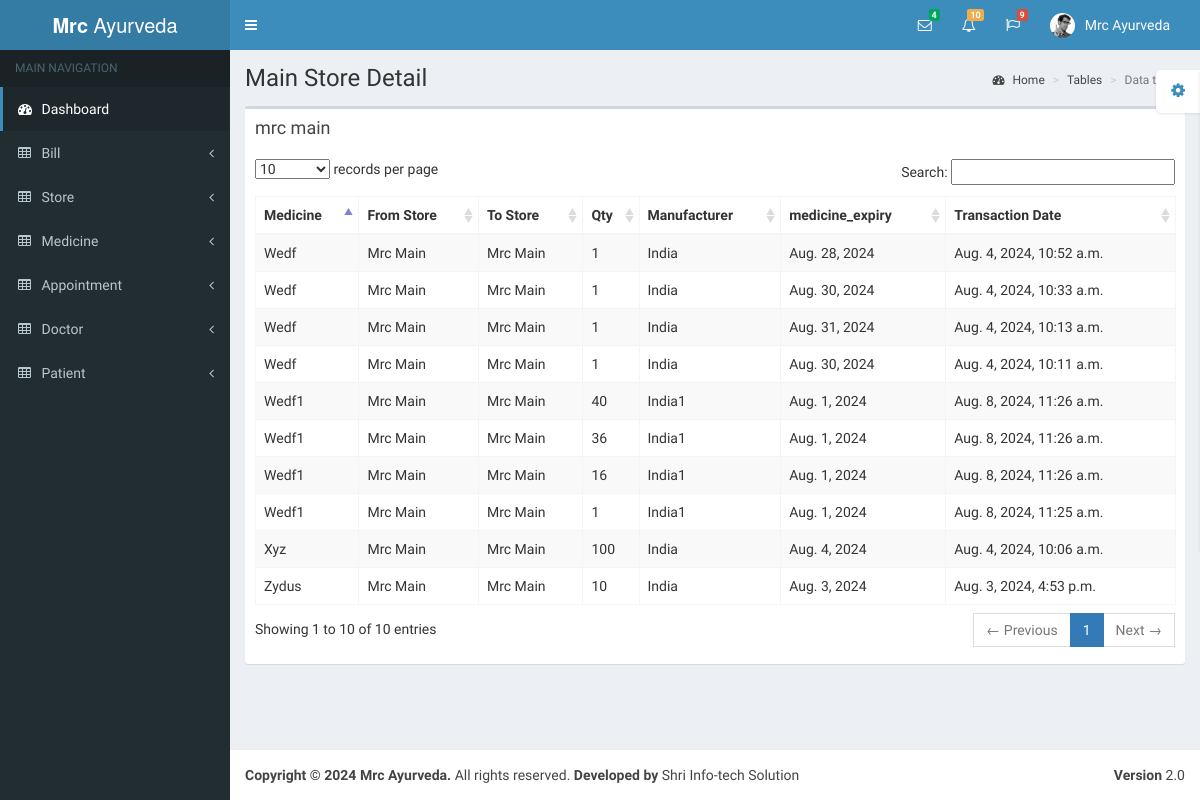
Screenshot of /store/medicine_stock_history/ with the database file from the repository.
### store/models.py (models this page shows, shortened)
class Store(models.Model):
    user = models.ForeignKey(User, on_delete=models.PROTECT)
    type = models.CharField(max_length=10, null=True)
    created_at = models.DateTimeField(auto_now_add=True)
    updated_at = models.DateTimeField(auto_now=True, null=True, blank=True)
    def __str__(self):
        return str(self.user.username)
    class Meta:
        db_table = 'stores'

class MedicineStoreTransactionHistory(models.Model):
    from_store = models.ForeignKey(Store, related_name='Medicine_transfer_history_from_store', on_delete=models.PROTECT)
    to_store = models.ForeignKey(Store, related_name='Medicine_transfer_history_to_store', on_delete=models.PROTECT)
    medicine = models.ForeignKey(Medicine, on_delete=models.PROTECT)
    medicine_name = models.CharField(max_length=500, null=True)
    qty = models.IntegerField(null=True)
    medicine_manufacturer = models.CharField(max_length=500, null=True)
    medicine_expiry = models.DateField(null=True)
    created_at = models.DateTimeField(auto_now_add=True)
    updated_at = models.DateTimeField(auto_now=True, null=True, blank=True)
    class Meta:
        db_table = 'medicine_store_transaction_history'

### account/models.py (models this page shows, shortened)
class User(AbstractUser):
    username = models.CharField(max_length=500, unique=True, null=True)
    email = models.EmailField(unique=True, null=True)
    mobile = models.CharField(max_length=20, null=True)
    phone = models.CharField(max_length=20, null=True)
    address = models.TextField(null=True)
    is_staff = models.BooleanField(default=False)
    is_active = models.BooleanField(default=True)
    created_at = models.DateTimeField(auto_now_add=True)
    class Meta:
        db_table = 'user'

### store/views.py (the view)
# urls.py: path('medicine_stock_history/', views.medicine_stock_history, name='medicine_stock_history'),
def medicine_stock_history(request):
    transaction = MedicineStoreTransactionHistory.objects.all().order_by('-id')
    if transaction:
        store_name = transaction[0].to_store
    else:
        store_name = ''
    context = {
        'store_name': store_name,
        'transaction': transaction,
    }
    return render(request, 'medicine_stock_history.html', context)

### store/templates/medicine_stock_history.html (shortened to what this page needs)
{% extends 'base.html' %}
{% block content %}
<div class="wrapper">
    <div class="content-wrapper">
        <section class="content-header">
            <h1>
                Main Store Detail
            </h1>
            <ol class="breadcrumb">
                <li><a href="/"><i class="fa fa-dashboard"></i> Home</a></li>
                <li><a href="/">Tables</a></li>
                <li class="active">Data tables</li>
            </ol>
        </section>
        <section class="content">
            <div class="row">
                <div class="col-xs-12">
                    <div class="box">
                        <div class="box-header">
                            <h3 class="box-title">{{store_name}}</h3>
                        </div>
                        <div class="box-body">
                            <table id="example1" class="table table-bordered table-striped">
                                <thead>
                                <tr>
                                    <th>Medicine</th>
                                    <th>From Store</th>
                                    <th>To Store</th>
                                    <th>Qty</th>
                                    <th>Manufacturer</th>
                                    <th>medicine_expiry</th>
                                    <th>Transaction Date</th>
                                </tr>
                                </thead>
                                <tbody>
                                {% for i in transaction %}
                                <tr>
                                    <td>{{i.medicine_name|title}}</td>
                                    <td>{{i.from_store|title}}</td>
                                    <td>{{i.to_store|title}}</td>
                                    <td>{{i.qty}}</td>
                                    <td>{{i.medicine_manufacturer|title}}</td>
                                    <td>{{i.medicine_expiry}}</td>
                                    <td>{{i.created_at}}</td>
                                </tr>
                                {% endfor %}
                                </tbody>
                            </table>
                        </div>
                    </div>
                </div>
            </div>
        </section>
    </div>
</div>
{% endblock content %}

### rows the page displays
Store: user.username "mrc main"
MedicineStoreTransactionHistory: medicine_name "Wedf1", from_store "Mrc Main", to_store "Mrc Main", qty "40", medicine_manufacturer "India1", medicine_expiry "Aug. 1, 2024", created_at "Aug. 8, 2024, 11:26 a.m."
MedicineStoreTransactionHistory: medicine_name "Wedf1", from_store "Mrc Main", to_store "Mrc Main", qty "36", medicine_manufacturer "India1", medicine_expiry "Aug. 1, 2024", created_at "Aug. 8, 2024, 11:26 a.m."
MedicineStoreTransactionHistory: medicine_name "Wedf1", from_store "Mrc Main", to_store "Mrc Main", qty "16", medicine_manufacturer "India1", medicine_expiry "Aug. 1, 2024", created_at "Aug. 8, 2024, 11:26 a.m."
MedicineStoreTransactionHistory: medicine_name "Wedf1", from_store "Mrc Main", to_store "Mrc Main", qty "1", medicine_manufacturer "India1", medicine_expiry "Aug. 1, 2024", created_at "Aug. 8, 2024, 11:25 a.m."
MedicineStoreTransactionHistory: medicine_name "Wedf", from_store "Mrc Main", to_store "Mrc Main", qty "1", medicine_manufacturer "India", medicine_expiry "Aug. 28, 2024", created_at "Aug. 4, 2024, 10:52 a.m."
MedicineStoreTransactionHistory: medicine_name "Wedf", from_store "Mrc Main", to_store "Mrc Main", qty "1", medicine_manufacturer "India", medicine_expiry "Aug. 30, 2024", created_at "Aug. 4, 2024, 10:33 a.m."
MedicineStoreTransactionHistory: medicine_name "Wedf", from_store "Mrc Main", to_store "Mrc Main", qty "1", medicine_manufacturer "India", medicine_expiry "Aug. 31, 2024", created_at "Aug. 4, 2024, 10:13 a.m."
MedicineStoreTransactionHistory: medicine_name "Wedf", from_store "Mrc Main", to_store "Mrc Main", qty "1", medicine_manufacturer "India", medicine_expiry "Aug. 30, 2024", created_at "Aug. 4, 2024, 10:11 a.m."
MedicineStoreTransactionHistory: medicine_name "Xyz", from_store "Mrc Main", to_store "Mrc Main", qty "100", medicine_manufacturer "India", medicine_expiry "Aug. 4, 2024", created_at "Aug. 4, 2024, 10:06 a.m."
MedicineStoreTransactionHistory: medicine_name "Zydus", from_store "Mrc Main", to_store "Mrc Main", qty "10", medicine_manufacturer "India", medicine_expiry "Aug. 3, 2024", created_at "Aug. 3, 2024, 4:53 p.m."
